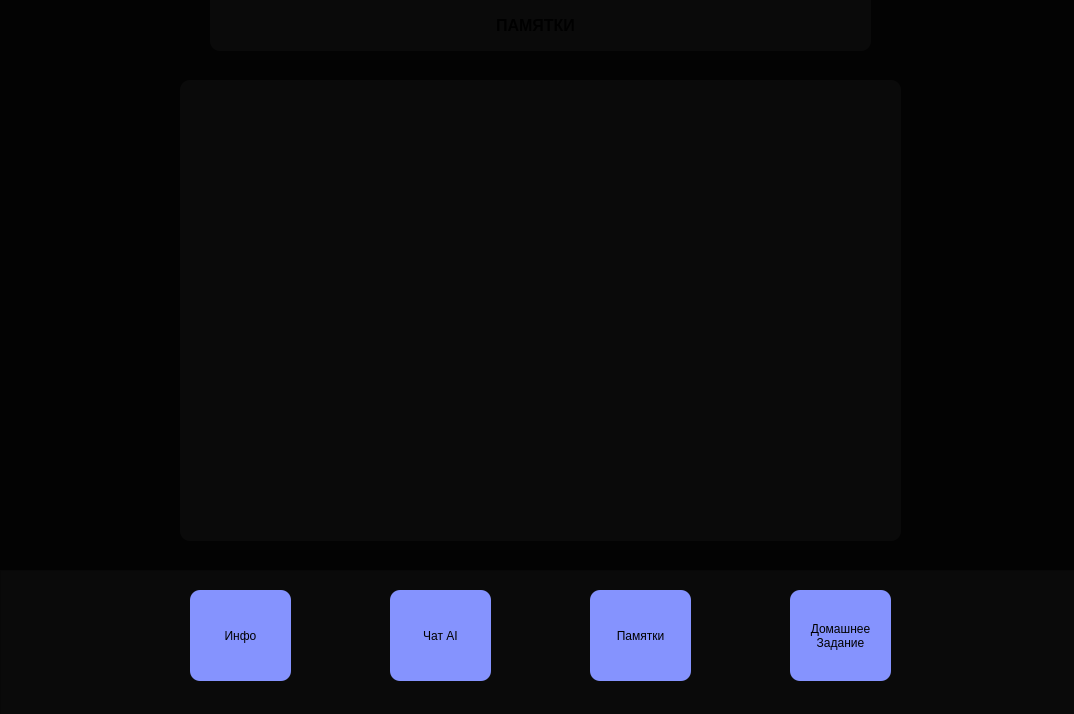
<?xml version="1.0" encoding="UTF-8"?>
<ui version="4.0">
 <class>MainWindow</class>
 <widget class="QMainWindow" name="MainWindow">
  <property name="geometry">
   <rect>
    <x>0</x>
    <y>0</y>
    <width>1074</width>
    <height>714</height>
   </rect>
  </property>
  <property name="windowTitle">
   <string>SHelper</string>
  </property>
  <property name="styleSheet">
   <string notr="true">background-color: #030303;</string>
  </property>
  <widget class="QWidget" name="centralwidget">
   <widget class="QFrame" name="frame">
    <property name="geometry">
     <rect>
      <x>0</x>
      <y>570</y>
      <width>1081</width>
      <height>151</height>
     </rect>
    </property>
    <property name="styleSheet">
     <string notr="true">background-color: #0a0a0a;</string>
    </property>
    <property name="frameShape">
     <enum>QFrame::Shape::StyledPanel</enum>
    </property>
    <property name="frameShadow">
     <enum>QFrame::Shadow::Raised</enum>
    </property>
    <widget class="QPushButton" name="pushButton">
     <property name="geometry">
      <rect>
       <x>190</x>
       <y>20</y>
       <width>101</width>
       <height>91</height>
      </rect>
     </property>
     <property name="styleSheet">
      <string notr="true">QPushButton{
	border:3px;
	border-radius:10px;
	background: #8593fe;
	font: 700 12pt &quot;Arial&quot;;
}
QPushButton:pressed{
	border:3px;
	border-radius:10px;
	background-color: #5c66b1;
	font: 700 12pt &quot;Arial&quot;;
}</string>
     </property>
     <property name="text">
      <string>Инфо</string>
     </property>
    </widget>
    <widget class="QPushButton" name="pushButton_2">
     <property name="geometry">
      <rect>
       <x>390</x>
       <y>20</y>
       <width>101</width>
       <height>91</height>
      </rect>
     </property>
     <property name="styleSheet">
      <string notr="true">QPushButton{
	border:3px;
	border-radius:10px;
	background: #8593fe;
	font: 700 12pt &quot;Arial&quot;;
}
QPushButton:pressed{
	border:3px;
	border-radius:10px;
	background-color: #5c66b1;
	font: 700 12pt &quot;Arial&quot;;
}</string>
     </property>
     <property name="text">
      <string>Чат AI</string>
     </property>
    </widget>
    <widget class="QPushButton" name="pushButton_3">
     <property name="geometry">
      <rect>
       <x>590</x>
       <y>20</y>
       <width>101</width>
       <height>91</height>
      </rect>
     </property>
     <property name="styleSheet">
      <string notr="true">QPushButton{
	border:3px;
	border-radius:10px;
	background: #8593fe;
	font: 700 12pt &quot;Arial&quot;;
}
QPushButton:pressed{
	border:3px;
	border-radius:10px;
	background-color: #5c66b1;
	font: 700 12pt &quot;Arial&quot;;
}</string>
     </property>
     <property name="text">
      <string>Памятки</string>
     </property>
    </widget>
    <widget class="QPushButton" name="pushButton_4">
     <property name="geometry">
      <rect>
       <x>790</x>
       <y>20</y>
       <width>101</width>
       <height>91</height>
      </rect>
     </property>
     <property name="styleSheet">
      <string notr="true">QPushButton{
	border:3px;
	border-radius:10px;
	background: #8593fe;
	font: 700 12pt &quot;Arial&quot;;
}
QPushButton:pressed{
	border:3px;
	border-radius:10px;
	background-color: #5c66b1;
	font: 700 12pt &quot;Arial&quot;;
}</string>
     </property>
     <property name="text">
      <string>Домашнее
Задание</string>
     </property>
    </widget>
   </widget>
   <widget class="QFrame" name="frame_2">
    <property name="geometry">
     <rect>
      <x>210</x>
      <y>-10</y>
      <width>661</width>
      <height>61</height>
     </rect>
    </property>
    <property name="styleSheet">
     <string notr="true">background-color: #0a0a0a;
border:50px;
border-radius:10px;</string>
    </property>
    <property name="frameShape">
     <enum>QFrame::Shape::StyledPanel</enum>
    </property>
    <property name="frameShadow">
     <enum>QFrame::Shadow::Raised</enum>
    </property>
    <widget class="QLabel" name="label">
     <property name="geometry">
      <rect>
       <x>0</x>
       <y>20</y>
       <width>651</width>
       <height>31</height>
      </rect>
     </property>
     <property name="text">
      <string>&lt;html&gt;&lt;head/&gt;&lt;body&gt;&lt;p align=&quot;center&quot;&gt;&lt;span style=&quot; font-size:12pt; font-weight:700;&quot;&gt;ПАМЯТКИ&lt;/span&gt;&lt;/p&gt;&lt;/body&gt;&lt;/html&gt;</string>
     </property>
    </widget>
   </widget>
   <widget class="QFrame" name="frame_3">
    <property name="geometry">
     <rect>
      <x>180</x>
      <y>80</y>
      <width>721</width>
      <height>461</height>
     </rect>
    </property>
    <property name="styleSheet">
     <string notr="true">background-color: #0a0a0a;
border:50px;
border-radius:10px;</string>
    </property>
    <property name="frameShape">
     <enum>QFrame::Shape::StyledPanel</enum>
    </property>
    <property name="frameShadow">
     <enum>QFrame::Shadow::Raised</enum>
    </property>
    <widget class="QListView" name="listView">
     <property name="geometry">
      <rect>
       <x>10</x>
       <y>10</y>
       <width>701</width>
       <height>441</height>
      </rect>
     </property>
    </widget>
   </widget>
  </widget>
 </widget>
 <resources/>
 <connections/>
</ui>
